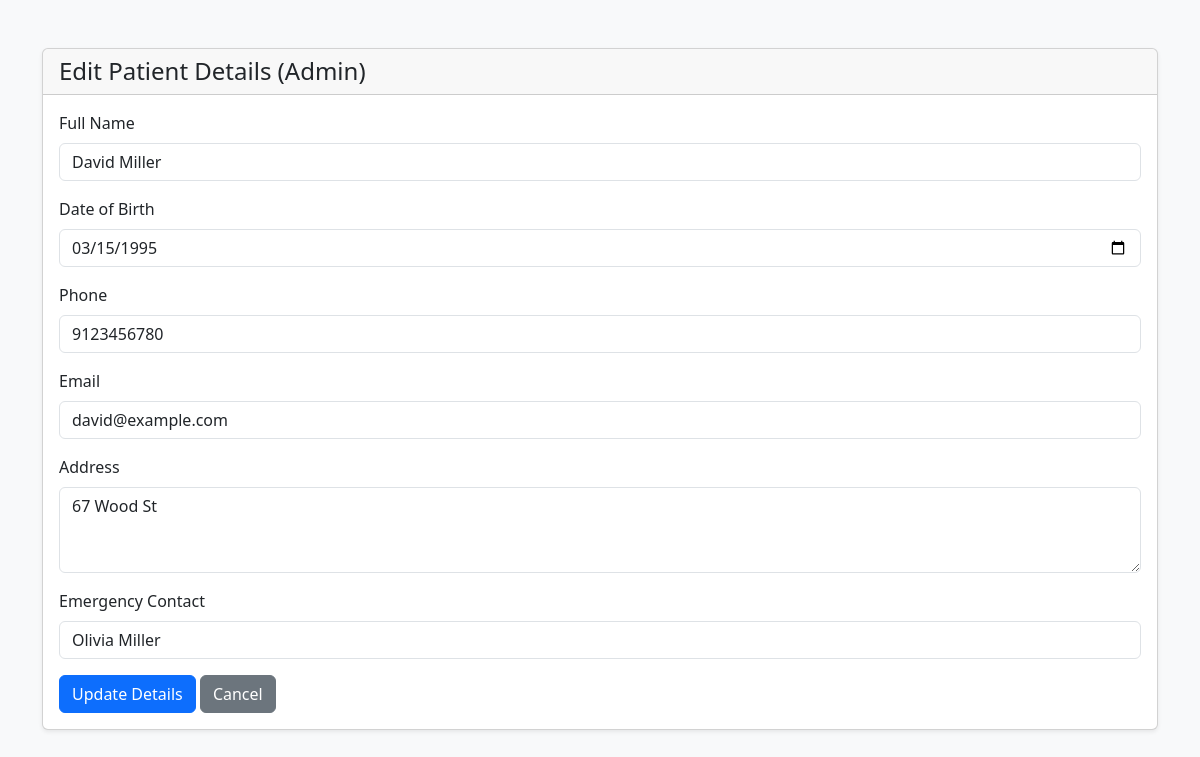
The page /admin/edit-patient/davidm (signed in) on the database as committed earlier.
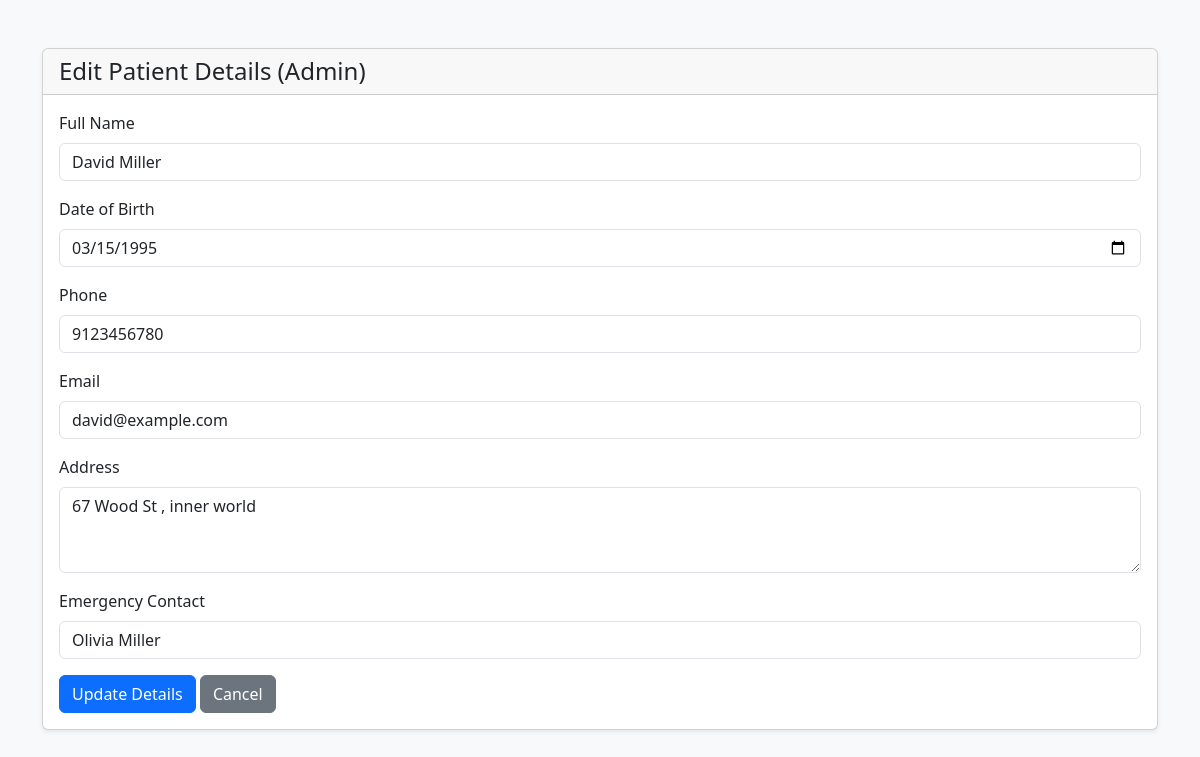
The same page on the database as committed later.
### models/models.py (models this page shows)
class Patient(db.Model):
    id=db.Column(db.Integer(),primary_key=True)
    userid = db.Column(db.Integer(),nullable=False)
    name=db.Column(db.String(50),nullable = False)
    dob = db.Column(db.String(20),nullable = False)
    phone= db.Column(db.Integer(),nullable = False)
    email=db.Column(db.String(50),nullable = False)
    address=db.Column(db.String(200),nullable = False)
    emergencycontact=db.Column(db.String(50),nullable = False)

### controllers/editPateintDetailsByAdmin.py (the view, shortened to what this page needs)
@theeditpatientdetailsByAdmin.route("/admin/edit-patient/<string:username>", methods=['GET','POST'])
def EditPatientDetailsByAdmin(username):
    if('user' in session):
        patientuserid= User.query.filter_by(username=username, role="patient").first().id
        print("Patient username to edit:", patientuserid)
        patient = Patient.query.filter_by(userid=patientuserid).first_or_404()
    return render_template("editPatientDetailsByAdmin.html", patient=patient)

### templates/editPatientDetailsByAdmin.html (shortened to what this page needs)
<!DOCTYPE html>
<html lang="en">
<head>
    <link rel="stylesheet" href="https://cdn.jsdelivr.net/npm/bootstrap@5.3.0/dist/css/bootstrap.min.css">
</head>
<body class="bg-light">
<div class="container mt-5">
    <div class="card shadow-sm">
        <div class="card-header">
            <h4 class="mb-0">Edit Patient Details (Admin)</h4>
        </div>
        <div class="card-body">
            <form method="POST">
                <div class="mb-3">
                    <label class="form-label">Full Name</label>
                    <input type="text" name="name" class="form-control"
                           value="{{ patient.name }}" required>
                </div>
                <div class="mb-3">
                    <label class="form-label">Date of Birth</label>
                    <input type="date" name="dob" class="form-control"
                           value="{{ patient.dob }}" required>
                </div>
                <div class="mb-3">
                    <label class="form-label">Phone</label>
                    <input type="text" name="phone" class="form-control"
                           value="{{ patient.phone }}" required>
                </div>
                <div class="mb-3">
                    <label class="form-label">Email</label>
                    <input type="email" name="email" class="form-control"
                           value="{{ patient.email }}" required>
                </div>
                <div class="mb-3">
                    <label class="form-label">Address</label>
                    <textarea name="address" class="form-control" rows="3" required>{{ patient.address }}</textarea>
                </div>
                <div class="mb-3">
                    <label class="form-label">Emergency Contact</label>
                    <input type="text" name="emergencycontact" class="form-control"
                           value="{{ patient.emergencycontact }}" required>
                </div>
                <button type="submit" class="btn btn-primary">Update Details</button>
                <a href="/dashboard/admin" class="btn btn-secondary">Cancel</a>
            </form>
        </div>
    </div>
</div>
</body>
</html>

Rows that differ between the two databases and show on the page:
changed Patient "David Miller": address "67 Wood St" → "67 Wood St , inner world"
